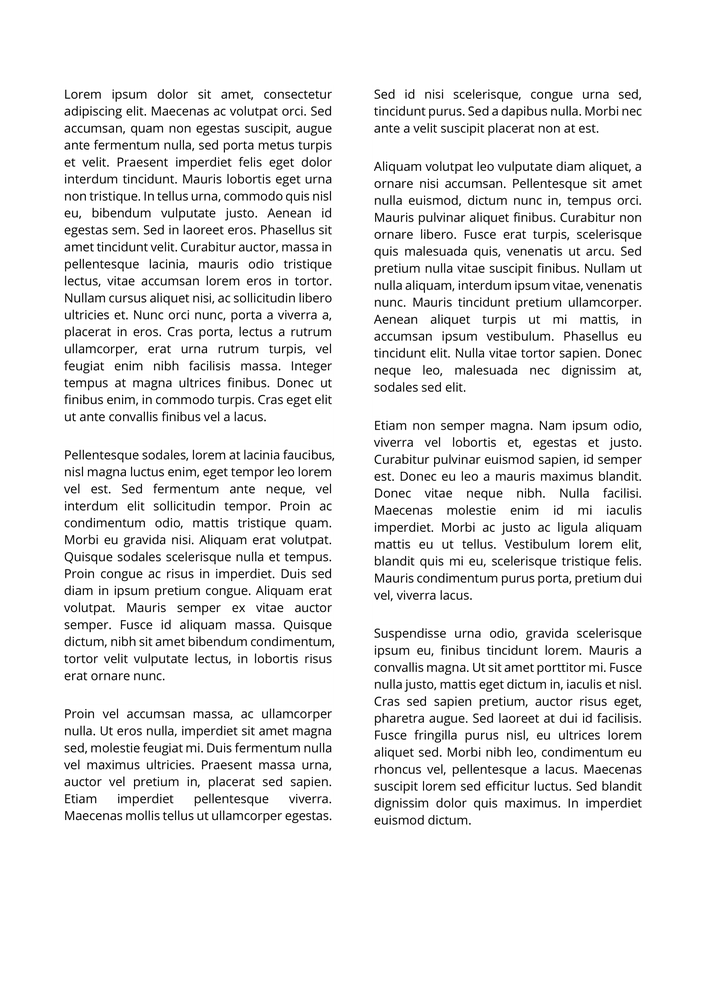
#> input picture part b/003.png, 706 x 999 px, shrunk from 1654 x 2339 before the run
$ python partB.py
#> lines starting #> are read from the running program, lines starting #| are printed output that depends on the picture; after the words box and inside, x2 and y2 are one past the last pixel; in counts of white or black regions, pixels touching at a corner belong together
import cv2
import numpy as np

# Read the image
image = cv2.imread("003.png")
#> image is the input picture: shape (999, 706, 3); min 0, max 255, mean 237.7

# Convert to grayscale
gray = cv2.cvtColor(image, cv2.COLOR_BGR2GRAY)

# Show the grayscale image (uncomment the next 2 lines to view)
# cv2.imshow('Grayscale Image', gray)
# cv2.waitKey(0)

# Apply threshold to get image with only black and white
ret, th = cv2.threshold(gray, 0, 255, cv2.THRESH_BINARY_INV + cv2.THRESH_OTSU)
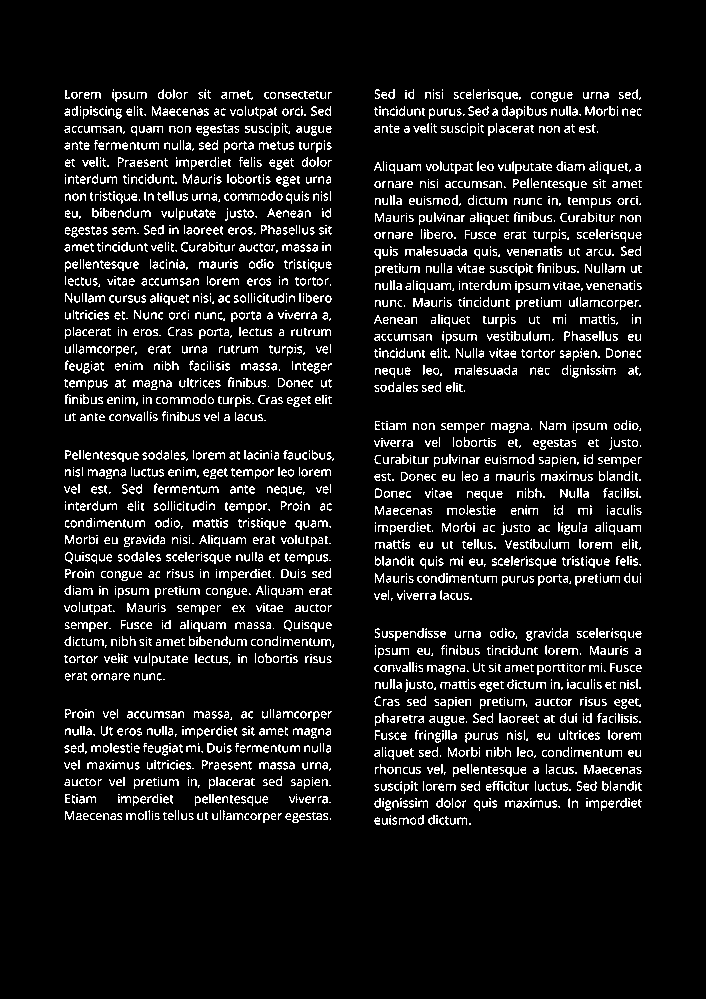
#> th: shape (999, 706); 8.9% white in thin lines or dots, all inside (x1, y1, x2, y2) = (64, 89, 642, 825)
#> ret = 170

# Show the thresholded image (uncomment the next 2 lines to view)
# cv2.imshow('Thresholded Image', th)
# cv2.waitKey(0)

# Dilation to connect individual text elements
rect_kernel = cv2.getStructuringElement(cv2.MORPH_RECT, (36, 36))
dilation = cv2.dilate(th, rect_kernel, iterations=1)
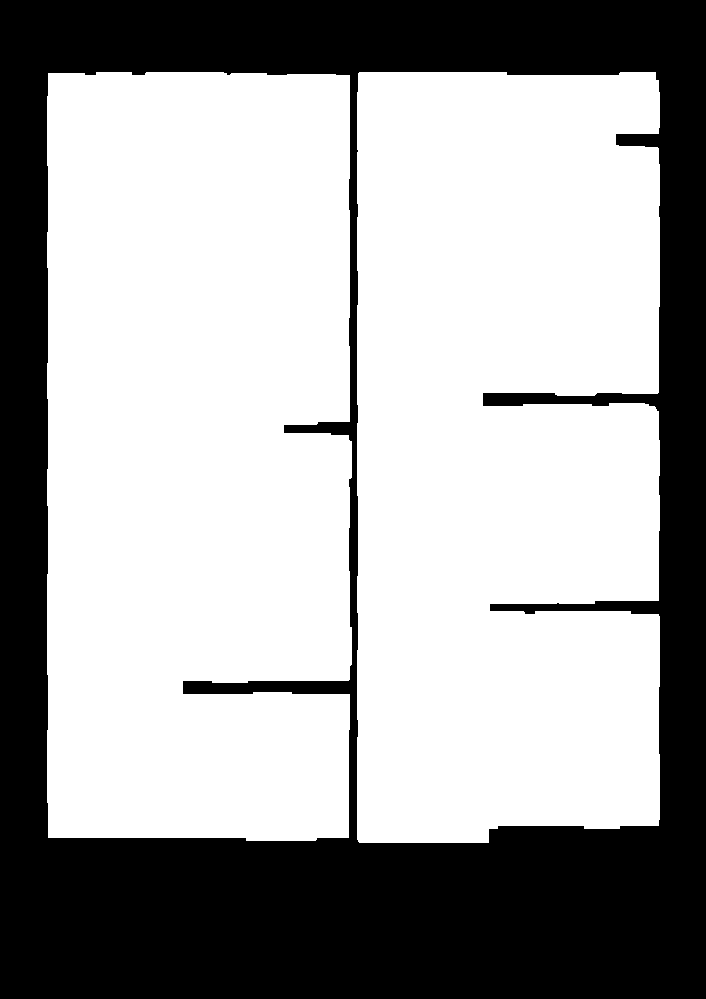
#> dilation: shape (999, 706); 64.5% white; 1 black region

# Show the dilated image (uncomment the next 2 lines to view)
# cv2.imshow('Dilated Image', dilation)
# cv2.waitKey(0)

# Find contours of the paragraphs
contours, hierarchy = cv2.findContours(dilation, cv2.RETR_EXTERNAL, cv2.CHAIN_APPROX_NONE)
#> contours = 2 contours; box (x1, y1, x2, y2) and area: (47, 72, 352, 841) 227479, (357, 72, 660, 843) 224508

# Function to sort contours
def sort_contours(cnts):
    # Sort contours based on the x-coordinate to separate different columns
    bounding_boxes = [cv2.boundingRect(cnt) for cnt in cnts]
#> bounding_boxes = [(357, 72, 303, 771), (47, 72, 305, 769)]
    (cnts, bounding_boxes) = zip(*sorted(zip(cnts, bounding_boxes), key=lambda b:b[1][0], reverse=False))
#> cnts has the same summary as contours outside sort_contours; bounding_boxes = ((47, 72, 305, 769), (357, 72, 303, 771))

    # Further sort the contours within the same column
    column_contours = []
    current_column_x = bounding_boxes[0][0]
#> current_column_x = 47
    current_column = []

    for cnt, bbox in zip(cnts, bounding_boxes):
        if bbox[0] > current_column_x + bbox[2]:
            # New column detected, sort the current column by y coordinate
            current_column.sort(key=lambda b: b[1][1])
            column_contours.extend([cnt for cnt, _ in current_column])
            current_column = [(cnt, bbox)]
            current_column_x = bbox[0]
        else:
            current_column.append((cnt, bbox))
#> this loop made 2 passes
#> (bbox, current_column_x) on pass 2: ((357, 72, 303, 771), 357)
#> after the loop, column_contours = 1 contour; box (x1, y1, x2, y2) and area: (47, 72, 352, 841) 227479; current_column = 1 item; current_column_x = 357

    # Sort and add the last column
    current_column.sort(key=lambda b: b[1][1])
    column_contours.extend([cnt for cnt, _ in current_column])

    return column_contours

# Sort the contours
sorted_contours = sort_contours(contours)
#> sorted_contours has the same summary as contours

# Visualize the contours
contour_img = image.copy()
for cnt in sorted_contours:
    x, y, w, h = cv2.boundingRect(cnt)
    cv2.rectangle(contour_img, (x, y), (x + w, y + h), (0, 255, 0), 2)
#> this loop made 2 passes
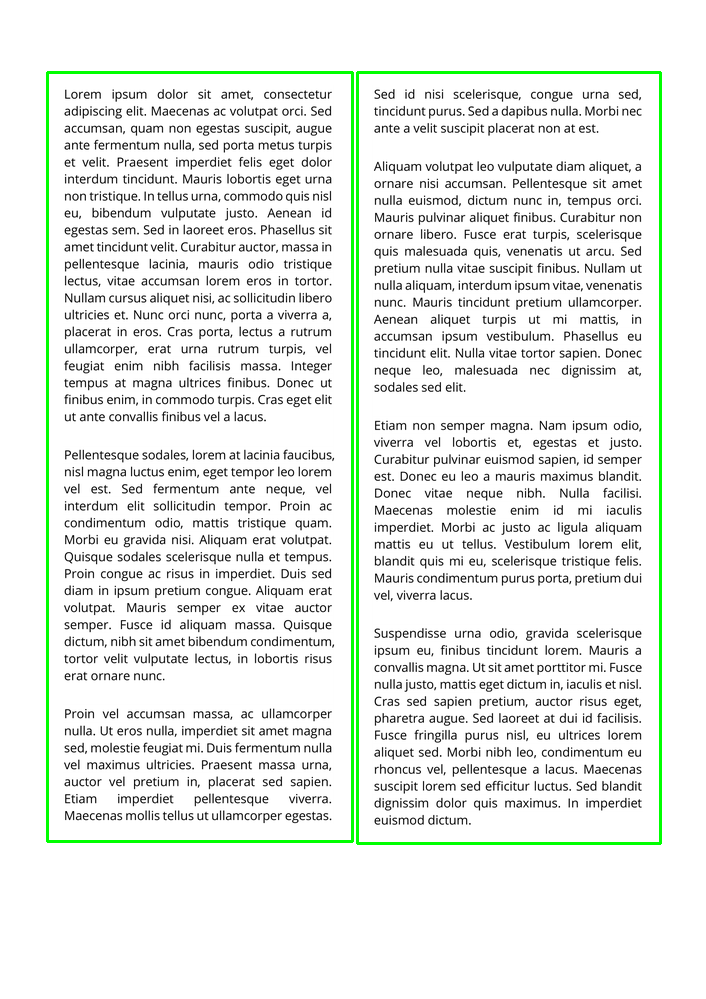
#> contour_img: shape (999, 706, 3); 1.83% of pixels changed, all inside (x1, y1, x2, y2) = (46, 71, 662, 845)

# Show the image with contours (uncomment the next 2 lines to view)
# cv2.imshow('Contours', contour_img)
# cv2.waitKey(0)

# Crop and save the paragraphs
for i, cnt in enumerate(sorted_contours):
    x, y, w, h = cv2.boundingRect(cnt)
    cropped = image[y:y + h, x:x + w]

    # Show each cropped paragraph (uncomment the next 2 lines to view)
    # cv2.imshow(f'Cropped Paragraph {i+1}', cropped)
    # cv2.waitKey(0)

    # Save the cropped paragraph as an image
    cv2.imwrite(f"Paragraph_{i+1}.jpg", cropped)
#> this loop made 2 passes
#> pass 1, `cropped = image[y:y + h, x:x + w]`:
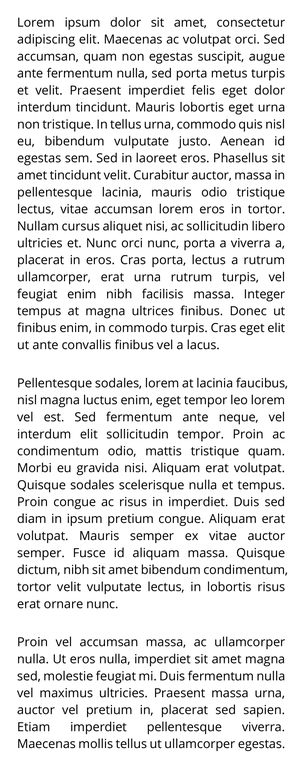
#> cropped: shape (769, 305, 3); min 0, max 255, mean 228.2
#> pass 2, `cropped = image[y:y + h, x:x + w]`:
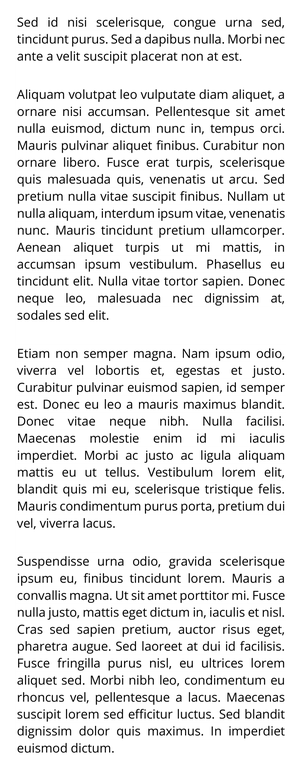
#> cropped: shape (771, 303, 3); min 0, max 255, mean 229.8

# Close all windows
cv2.destroyAllWindows()

$ run again, with part b/001.png copied over part b/003.png
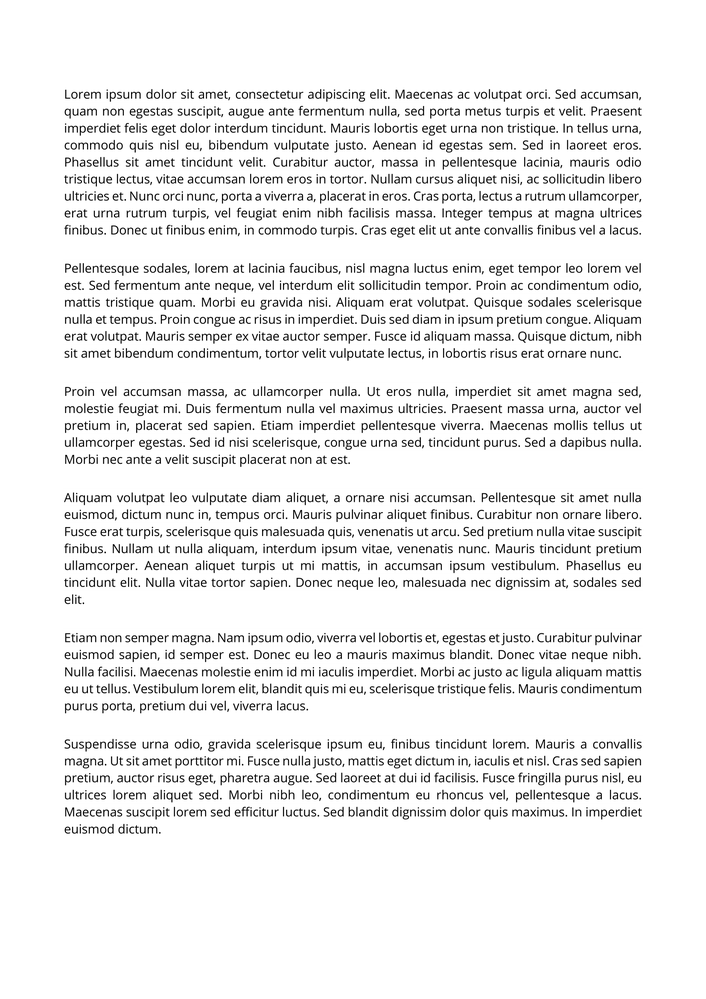
#> input picture part b/001.png, 706 x 999 px, shrunk from 1654 x 2339 before the run
#> image is the input picture: shape (999, 706, 3); min 0, max 255, mean 237.8
#> `ret, th = cv2.threshold(gray, 0, 255, cv2.THRESH_BINARY_INV + cv2.THRE..`:
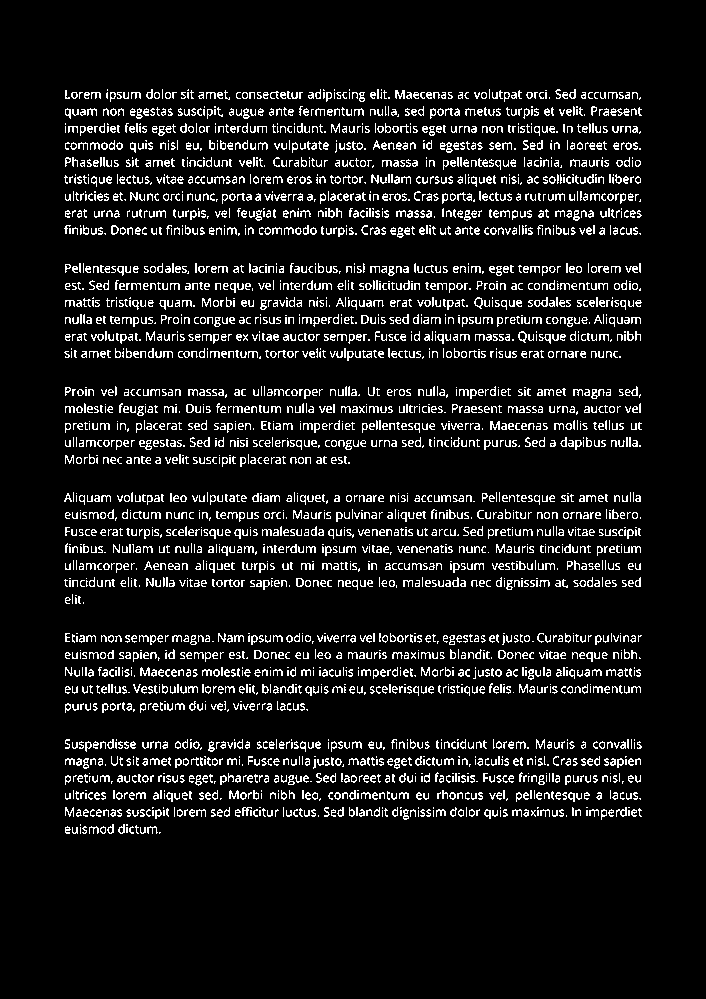
#> th: shape (999, 706); 8.9% white in thin lines or dots, all inside (x1, y1, x2, y2) = (64, 89, 642, 834)
#> ret = 170
#> dilation: shape (999, 706); 64.6% white; 1 black region
#> contours = 1 contour; box (x1, y1, x2, y2) and area: (47, 72, 660, 852) 453282
#> in sort_contours, `bounding_boxes = [cv2.boundingRect(cnt) for cnt in cnts]`: bounding_boxes = [(47, 72, 613, 780)]
#> in sort_contours, `(cnts, bounding_boxes) = zip(*sorted(zip(cnts, bounding_boxes), key=la..`: cnts has the same summary as contours outside sort_contours; bounding_boxes = ((47, 72, 613, 780),)
#> in sort_contours, `current_column_x = bounding_boxes[0][0]`: current_column_x = 47
#> the loop in sort_contours, `for cnt, bbox in zip(cnts, bounding_boxes):` made 1 pass
#> after the loop in sort_contours, `for cnt, bbox in zip(cnts, bounding_boxes):`: column_contours = []; current_column = 1 item; current_column_x = 47
#> sorted_contours has the same summary as contours
#> the loop `for cnt in sorted_contours:` made 1 pass
#> the loop `for i, cnt in enumerate(sorted_contours):` made 1 pass
#> pass 1, `cropped = image[y:y + h, x:x + w]`:
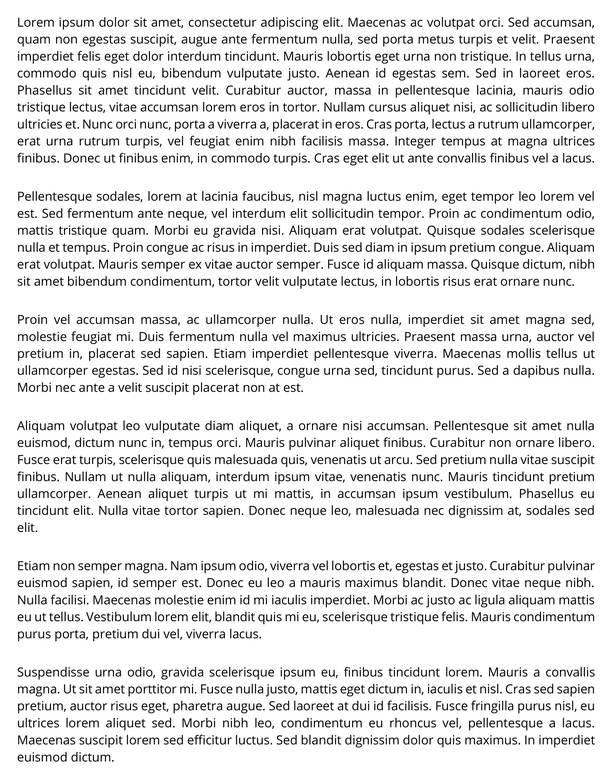
#> cropped: shape (780, 613, 3); min 0, max 255, mean 229.6

$ run again, with part b/002.png copied over part b/003.png
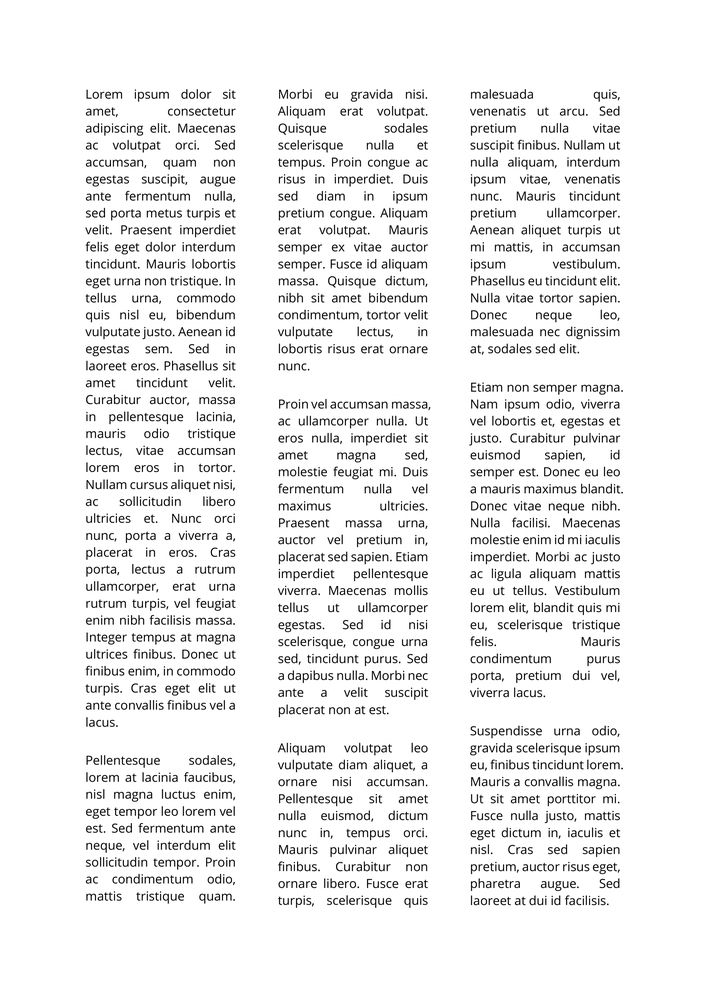
#> input picture part b/002.png, 706 x 999 px, shrunk from 1654 x 2339 before the run
#> image is the input picture: shape (999, 706, 3); min 0, max 255, mean 238.9
#> `ret, th = cv2.threshold(gray, 0, 255, cv2.THRESH_BINARY_INV + cv2.THRE..`:
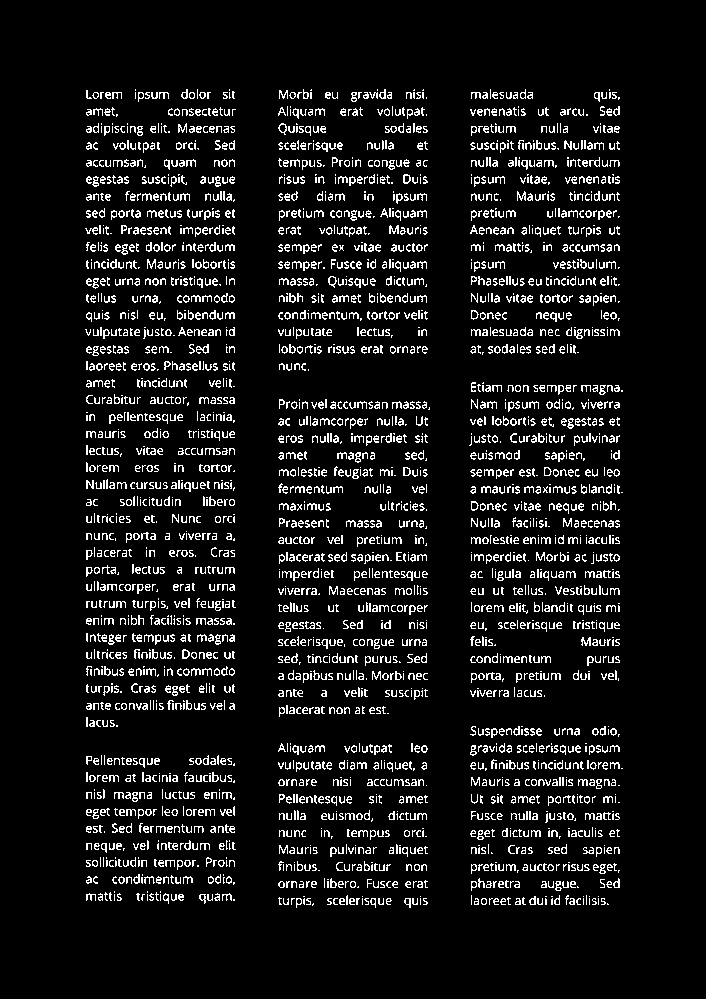
#> th: shape (999, 706); 8.3% white in thin lines or dots, all inside (x1, y1, x2, y2) = (85, 89, 623, 908)
#> ret = 170
#> dilation: shape (999, 706); 66% white; 1 black region
#> contours = 3 contours; box (x1, y1, x2, y2) and area: (261, 72, 448, 926) 154340, (452, 72, 641, 923) 153992, (68, 72, 254, 922) 153576
#> in sort_contours, `bounding_boxes = [cv2.boundingRect(cnt) for cnt in cnts]`: bounding_boxes = [(452, 72, 189, 851), (261, 72, 187, 854), (68, 72, 186, 850)]
#> in sort_contours, `(cnts, bounding_boxes) = zip(*sorted(zip(cnts, bounding_boxes), key=la..`: cnts has the same summary as contours outside sort_contours; bounding_boxes = ((68, 72, 186, 850), (261, 72, 187, 854), (452, 72, 189, 851))
#> in sort_contours, `current_column_x = bounding_boxes[0][0]`: current_column_x = 68
#> the loop in sort_contours, `for cnt, bbox in zip(cnts, bounding_boxes):` made 3 passes
#> (bbox, current_column_x) on passes 2 to 3: ((261, 72, 187, 854), 261), ((452, 72, 189, 851), 452)
#> after the loop in sort_contours, `for cnt, bbox in zip(cnts, bounding_boxes):`: column_contours = 2 contours; box (x1, y1, x2, y2) and area: (261, 72, 448, 926) 154340, (68, 72, 254, 922) 153576; current_column = 1 item; current_column_x = 452
#> sorted_contours has the same summary as contours
#> the loop `for cnt in sorted_contours:` made 3 passes
#> (x, w, h) on passes 1 to 3: (68, 186, 850), (261, 187, 854), (452, 189, 851)
#> the loop `for i, cnt in enumerate(sorted_contours):` made 3 passes
#> pass 3, `cropped = image[y:y + h, x:x + w]`:
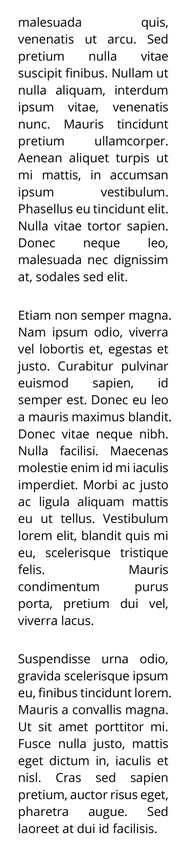
#> cropped: shape (851, 189, 3); min 0, max 255, mean 231.4
